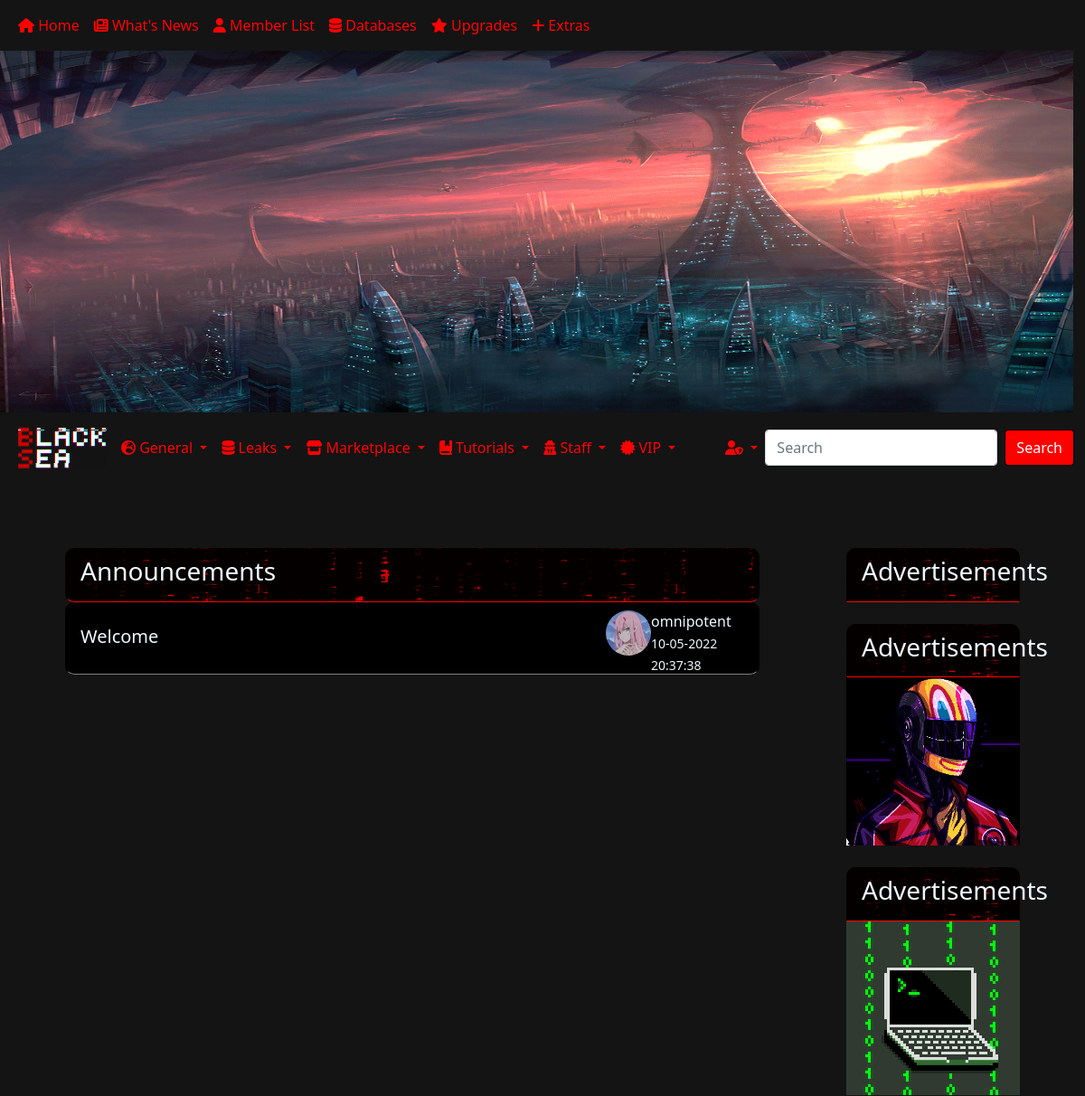
Before: /threads.php?topic=1 (signed in, upper part) with the older database file.
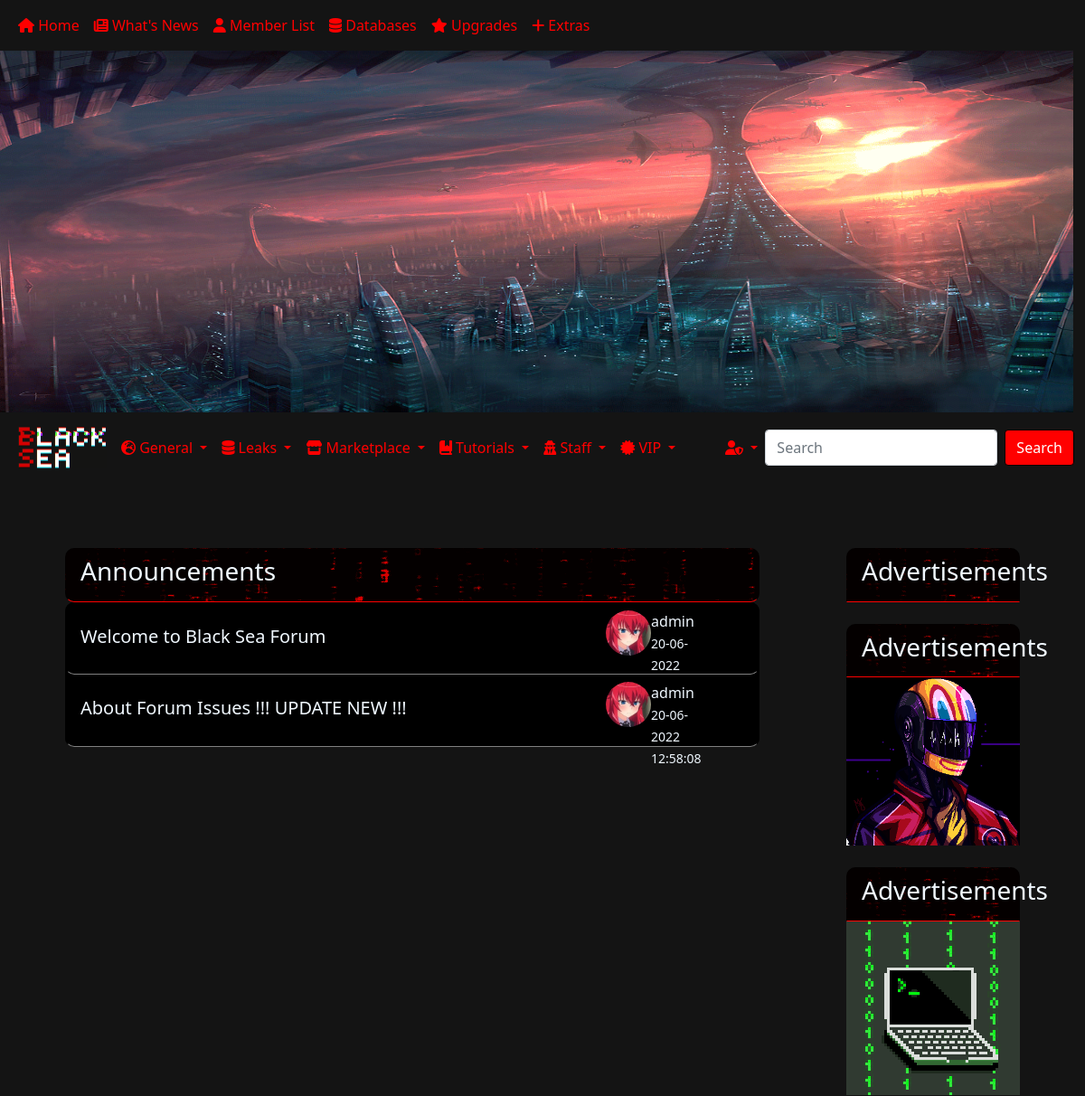
After: the same page with the newer database file.
### tables this page shows
CREATE TABLE "forum_threads" (
	"thread_id"	INTEGER UNIQUE,
	"title"	TEXT NOT NULL,
	"content"	TEXT,
	"created_at"	TEXT,
	"topic_id"	INTEGER,
	"user_id"	INTEGER,
	PRIMARY KEY("thread_id" AUTOINCREMENT)
);

CREATE TABLE "forum_users" (
	"id"	INTEGER UNIQUE,
	"username"	TEXT,
	"password"	TEXT,
	"image"	TEXT,
	"email"	TEXT,
	"role"	TEXT,
	PRIMARY KEY("id" AUTOINCREMENT)
);

### threads.php (the view, shortened to what the changed rows need)
<?php
require_once("DBconnect.php");
if (isset($_GET['topic']) && is_numeric($_GET['topic'])) {
    $q = $db->prepare("SELECT * FROM forum_threads WHERE topic_id= :id");
    $q->execute([
        "id" => $_GET['topic'],
    ]);
}
require_once("head.php");
?>
<body style="background-color:rgb(20,20,20);">
    <div class="container-fluid mt-5">
        <div class="main-content container-fluid justify-content-around d-flex mt-4 mb-4">
            <div class="col-md-8 main-wrapper-custom ">
                <div class="category-wrapper" style="border-radius: 10px;">
                    <div class="list-group" style="border-radius: 10px;background-color: black;">
                    <?php
                        if (isset($_GET['topic']) && is_numeric($_GET['topic'])) {
                            while ($threads = $q->fetch()) {
                                $user = $db->prepare("SELECT * FROM forum_users WHERE id=:id");
                                $user->execute([
                                    "id" => $threads['user_id'],
                                ]);
                                $user_id = $user->fetch();
                                echo '<a href="thread.php?thread='.$threads['thread_id'].'" class="list-group-item list-group-item-action list-group-custom list-group-item-custom d-flex" style="background-color: black;border-radius: 10px; border-bottom: 0.1rem solid grey;">
                                <div class="content-col col d-flex align-items-center">
                                    <div class="d-flex w-100 justify-content-between">
                                        <h5 class="mb-1">'.$threads['title'].'</h5>
                                    </div>
                                </div>
                                <div class="last-creator col d-flex justify-content-around">
                                    <div class="space col-sm-7">
                                    </div>
                                    <img class="col-md-4 col" src="'.$user_id['image'].'" alt="" srcset="" style="width: 50px; border-radius: 50%; height: 50px;">
                                    <div class="creater-info">
                                        '.$user_id['username'].'
                                        <p><small>'.$threads['created_at'].'</small></p>
                                    </div>
                                    <div class="space col-sm-1">
                                    </div>
                                </div>
                            </a>';
                            }
                        }
            ?>
                    </div>
                </div>
            </div>
        </div>
<?php
include("footer.php");
?>

Changed rows visible on the page:
removed forum_threads: title "Welcome", user.image (picture), user.username "omnipotent", created_at "10-05-2022 20:37:38"
added forum_threads: title "Welcome to Black Sea Forum", user.image (picture), user.username "admin", created_at "20-06-2022…"
added forum_threads: title "About Forum Issues !!! UPDATE NEW !!!", user.image (picture), user.username "admin", created_at "20-06-2022 12:58:08"
